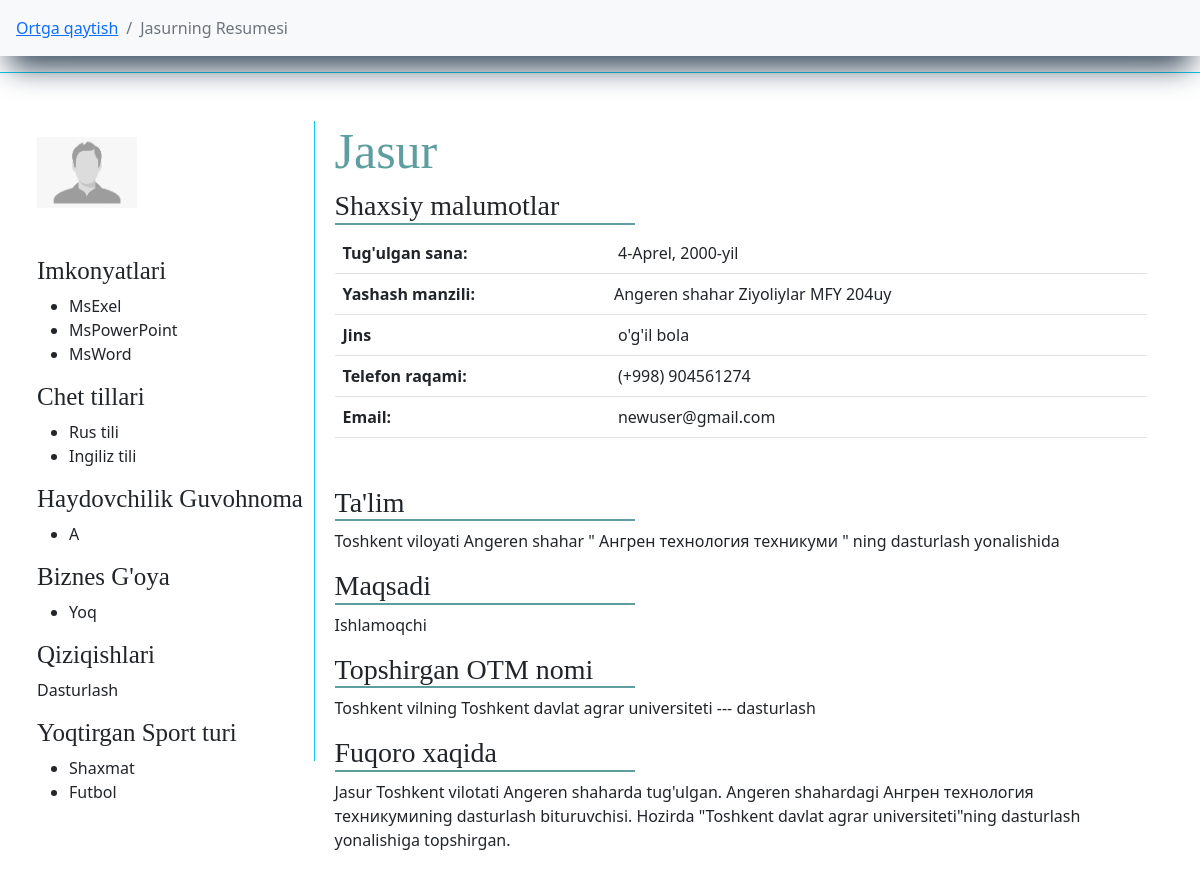
The app's page /bitiruvchilar/jadval/kollej/bitiruvchi/56/ (signed in) with its own data.
### main/models.py (models this page shows, shortened)
class Bitiruvchi(models.Model):
    f_name = models.CharField(max_length=l, verbose_name="F.I.Sh")
    img  = models.ImageField(default='default/default.png', upload_to='bitiruvchilar-foto/', verbose_name="Rasm")
    t_sana = models.DateField(verbose_name="Tug'ulgan sana", null=True, blank=True)
    jins = models.CharField(max_length=l, choices=jins, verbose_name="Jinsi", default="o'g'il bola")
    tuman = models.ForeignKey(TumanVaShahar, on_delete=models.CASCADE, verbose_name="Yashaydigan tuman(shahar)")
    mahalla = models.ForeignKey(Mahalla, on_delete=models.CASCADE, verbose_name="Mahalla Nomi")
    uy = models.CharField(max_length=l, null=True, blank=True, verbose_name="Ko'cha nomi 45uy")
    phone = models.CharField(max_length=9, verbose_name="Telefon raqam (+998) ", null=True, blank=True)
    email = models.EmailField(max_length=l, verbose_name="E-Pochta", null=True, blank=True)
    imkonyat = models.ManyToManyField(Imkonyat, related_name="abilty", verbose_name="Kompyuter bilimi")
    qiziqish = models.ForeignKey(Qiziqish, related_name="interest", on_delete=models.CASCADE, verbose_name="Qiziqish")
    sport = models.ManyToManyField(Sport, related_name="sport", verbose_name="Qiziqadigan sport turi")
    chettili = models.ManyToManyField(ChetTili, related_name="f_lang")
    idea = models.CharField(verbose_name="Biznes g'oya", max_length=l, choices=yesNo, default="Yoq")
    short_f = models.CharField(max_length=10000, verbose_name="Bizness g'oya haqqida qisqacha (agar bor bo'lsa)", null=True, blank=True)
    add_time = models.DateTimeField(auto_now_add=True)
    def __str__(self):
        return self.f_name

class AutoTime(models.Model):
    name = models.CharField(max_length=l, verbose_name="Nomi")
    add_time = models.DateTimeField(auto_now_add=True)
    def __str__(self):
        return self.name

class Imkonyat(AutoTime):
    def __str__(self):
        return super().__str__()

class AutoTime(models.Model):
    name = models.CharField(max_length=l, verbose_name="Nomi")
    add_time = models.DateTimeField(auto_now_add=True)
    def __str__(self):
        return self.name

class ChetTili(AutoTime):
    def __str__(self):
        return super().__str__()

class DriverLicense(AutoTime):
    def __str__(self):
        return super().__str__()

class Sport(AutoTime):
    def __str__(self):
        return super().__str__()

class TumanVaShahar(AutoTime):
    status = models.CharField(max_length=l, choices=t_sh, default="shaxar")
    def __str__(self):
        return f"{super().name} {self.status}"

class KollejBitiruvchisi(Bitiruvchi):
    type = models.ForeignKey(TypeKollej, on_delete=models.SET_NULL, null=True, blank=True, verbose_name="Professional ta'lim")
    tuman_kj = models.ForeignKey(TumanVaShahar, on_delete=models.SET_NULL, null=True, blank=True, verbose_name="Kollej manzili")
    kollej = models.ForeignKey(Kollej, on_delete=models.SET_NULL, verbose_name="Bitirayotgan Kollej", null=True, blank=True)
    stu_way = models.CharField(max_length=l, null=True, blank=True, verbose_name="Mutaxasislik")
    maqsad = models.CharField(max_length=l, choices=aim, default="Ishlamoqchi", verbose_name="Maqsadi")
    guvohnoma = models.ManyToManyField(DriverLicense, related_name="guvohnomaK", verbose_name="Haydovchilik Guvohnomasi")
    vil = models.ForeignKey(Vil, on_delete=models.SET_NULL, null=True, blank=True, related_name="kj_vil",)
    otm_name = models.ForeignKey(Universitet, on_delete=models.SET_NULL, null=True, blank=True)
    stu_way_un = models.CharField(max_length=l, null=True, blank=True, verbose_name="Mutaxasislik")
    other_un = models.CharField(max_length=l, null=True, blank=True, verbose_name="chetel otm")
    stu_way_ch = models.CharField(max_length=l, null=True, blank=True, verbose_name="Mutaxasislik")
    kolleJ = models.CharField(max_length=l, null=True, blank=True, verbose_name="Bitirayotgan kollej")
    univer_sity = models.CharField(max_length=l, verbose_name="Topshirmoqchi bo'lgan universitet", null=True, blank=True)
    def __str__(self):
        return super().__str__()

### main/views.py (the view)
# urls.py: path("jadval/kollej/bitiruvchi/<pk>/", ResumeKollejTable, name="RKT"),
def ResumeKollejTable(request, pk):
    kollej_b = KollejBitiruvchisi.objects.get(pk=pk)
    return render(request, 'cv/resume_kollej_table.html', {
        'object': kollej_b,
    })

### main/custom_context_processor.py (called while the page is built)
def data_avalible(request):
    all_tumanlar = TumanVaShahar.objects.all().order_by('name')
    context = {
        'all_tumanlar':all_tumanlar,
    }
    return context

### main/models.py (called while the page is built)
    def __str__(self):
        return f"{super().__str__()} MFY"

    def __str__(self):
        return super().__str__()

    def __str__(self):
        return super().__str__()

    def __str__(self):
        return super().__str__()

    def __str__(self):
        return super().__str__()

### templates/cv/resume_kollej_table.html (shortened to what this page needs)
{% extends "main.html" %}
{% block content %}
<nav aria-label="breadcrumb" class="sticky-top bg-light">
    <ol class="breadcrumb p-3">
      <li class="breadcrumb-item"><a href="{% url 'K' %}">Ortga qaytish</a></li>
      <li class="breadcrumb-item active" aria-current="page">{{ object }}ning Resumesi</li>
    </ol>
</nav>
<div class="row">
    <div class="shadow_light col-xxl-5 m-auto p-5 border border-info">
        <div class="img-name pe-3">
            <div class="img border-end border-info pt-3">
                <img src="{{ object.img.url }}" width="100" alt="">
                <div class="imkonyat">
                    <h3>Imkonyatlari</h3>
                    <ul>
                        {% for i in object.imkonyat.all %}
                            <li>{{ i }}</li>
                        {% endfor %}
                    </ul>
                    <h3>Chet tillari</h3>
                    <ul>
                        {% for i in object.chettili.all %}
                            <li>{{ i }}</li>
                        {% endfor %}
                    </ul>
                    <h3>Haydovchilik Guvohnoma</h3>
                    <ul>
                        {% for i in object.guvohnoma.all %}
                            <li>{{ i }}</li>
                        {% empty %}
                            <li>Guvohnoma mavjud emas</li>
                        {% endfor %}
                    </ul>
                    <h3>Biznes G'oya</h3>
                    <ul>
                        <li>{{ object.idea }}</li>
                    </ul>
                    <h3>Qiziqishlari</h3>
                    <p>
                        {{ object.qiziqish }}
                    </p>
                    <h3>Yoqtirgan Sport turi</h3>
                    <ul>
                        {% for i in object.sport.all %}
                            <li>{{ i }}</li>
                        {% empty %}
                            <li>malumot mavjud emas</li>
                        {% endfor %}
                    </ul>
                </div>
            </div>
            <div class="name">
                <div class="user-name">
                    <h1 class="ism">{{ object.f_name }}</h1>
                </div>
                <div class="data">
                    <h3>Shaxsiy malumotlar</h3>
                    <table class="table">
                        <tr>
                            <th>Tug'ulgan sana: </th>
                            {% if object.t_sana %}
                                <td>{{ object.t_sana }}</td>
                            {% else %}
                                <td>Mavjud emas</td>
                            {% endif %}
                        </tr>
                        <tr>
                            <th>Yashash manzili: </th>
                            {% if object.uy %}
                                <td class="ps-1"> {{ object.tuman }} {{ object.mahalla }} {{ object.uy }}</td>
                            {% else %}
                                <td class="ps-1"> {{ object.tuman }} {{ object.mahalla }}</td>
                            {% endif %}
                        </tr>
                        <tr>
                            <th>Jins</th>
                            <td>{{ object.jins }}</td>
                        </tr>
                        <tr>
                            <th>Telefon raqami: </th>
                            <td>(+998) {{ object.phone }}</td>
                        </tr>
                        <tr>
                            <th>Email: </th>
                            {% if object.email %}
                                <td>{{ object.email }}</td>
                            {% else %}
                                <td>Mavjud emas</td>
                            {% endif %}
                        </tr>
                    </table>
                    <div class="info-data">
                    <h3>
                        Ta'lim
                    </h3>
                    {% if object.kolleJ %}
                        <p>
                            Toshkent viloyati "{{ object.kolleJ }}"
                        </p>
                    {% else %}
                        <p>
                            Toshkent viloyati {{ object.tuman_kj }} " {{ object.kollej }} " ning
                            {{ object.stu_way }} yonalishida
                        </p>
                    {% endif %}
                    <h3>Maqsadi</h3>
                    <p>
                        {{ object.maqsad }}
                    </p>
                    <h3>Topshirgan OTM nomi</h3>
                    {% if object.univer_sity %}
                        <p>
                            {{ object.univer_sity }}
                        </p>
                    {% elif object.otm_name %}
                        <p>
                            {{ object.vil }}ning {{ object.otm_name }} --- {{ object.stu_way_un }}
                        </p>
                    {% elif object.other_un %}
                        <p>
                            {{ object.other_un }}
                        </p>
                    {% else %}
                        <p>
                            Oliy talimga topshirmagan
                        </p>
                    {% endif %}
                    <h3>Fuqoro xaqida</h3>
                    <p>
                        {{ object.f_name }} Toshkent vilotati {{ object.tuman }}da tug'ulgan.
                        {{ object.tuman_kj }}dagi  {{ object.kollej }}ning {{ object.stu_way }} bituruvchisi.
                        {% if object.univer_sity %}
                            Hozirda "{{ object.univer_sity }}" ga topshirgan.
                        {% elif object.otm_name %}
                            Hozirda "{{ object.otm_name }}"ning {{ object.stu_way_un }} yonalishiga topshirgan.
                        {% else %}
                            Hech qaysi OTMga topshirmagan
                        {% endif %}
                    </p>
                    </div>
                </div>
            </div>
        </div>
    </div>
</div>
{% endblock %}

### static/css/style.css (style rules this page uses)
body { overflow-x: hidden; }
h1 { font-weight: 500 !important; }
nav { box-shadow: rgb(38, 57, 77) 0px 20px 30px -10px; }
a { text-decoration: none; }
.img-name { width: 100%; display: inline-flex; justify-content: space-between; }
.img { width: 25%; height: 80vh; }
.name { width: 75%; padding-left: 20px; }
.ism { font-size: 50px; color: cadetblue; font-family: fantasy; }
.info-data h3, .data h3 { width: 300px; font-family: serif; border-bottom: 2px solid cadetblue; }
.imkonyat h3 { font-size: 25px; font-family: serif; }
.shadow_light { box-shadow: rgba(255, 255, 255, 0.1) 0px 1px 1px 0px inset, rgba(50, 50, 93, 0.25) 0px 50px 100px -20px, rgba(0, 0, 0, 0.3) 0px 30px 60px -30px; }
@media only screen and (max-width: 1290px) { body { overflow-x: scroll; } }
@media only screen and (max-width: 1290px) { .ism { font-size: 50px; } }

### records on screen
Bitiruvchi: f_name "Jasur", img (placeholder picture), idea "Yoq", qiziqish "Dasturlash", t_sana "4-Aprel, 2000-yil", tuman "Angeren shahar", mahalla "Ziyoliylar MFY", uy "204uy", jins "o'g'il bola", phone "904561274", email "newuser@gmail.com"
Imkonyat: name "MsExel"
Imkonyat: name "MsPowerPoint"
Imkonyat: name "MsWord"
ChetTili: name "Rus tili"
ChetTili: name "Ingiliz tili"
DriverLicense: name "A"
Sport: name "Shaxmat"
Sport: name "Futbol"
KollejBitiruvchisi: tuman_kj "Angeren shahar", kollej "Ангрен технология техникуми", stu_way "dasturlash", maqsad "Ishlamoqchi", vil "Toshkent vil", otm_name "Toshkent davlat agrar universiteti", stu_way_un "dasturlash"
